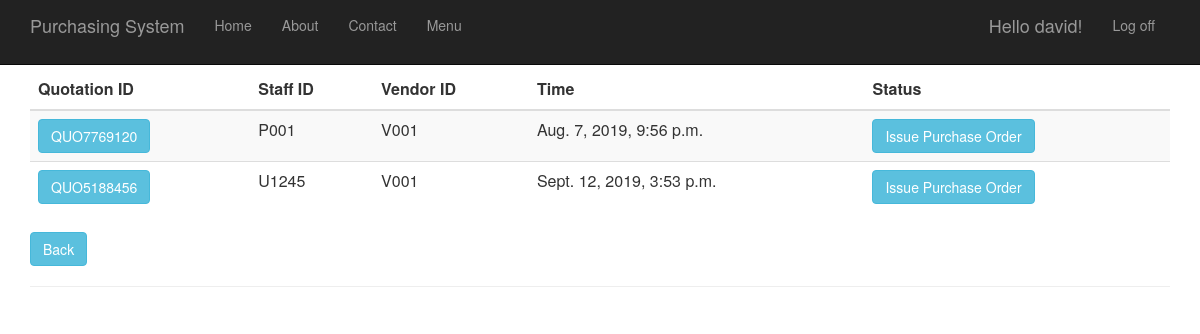
/quotationhistory (signed in), run on the app's committed database.
### Quotation/models.py (models this page shows, shortened)
class Quotation(models.Model):
    quotation_id = models.CharField(primary_key=True, max_length=10)
    time_created = models.DateTimeField()
    description = models.TextField(null=True,default=None, blank=True)
    total_price = models.DecimalField(max_digits=10, decimal_places=2, default=Decimal('0.00'))
    person_id = models.ForeignKey(Person, on_delete = models.CASCADE)
    vendor_id = models.ForeignKey(Vendor, on_delete = models.CASCADE)
    request_for_quotation_id = models.OneToOneField(RequestForQuotation, on_delete = models.CASCADE)
    ref_id = models.CharField(max_length=20,null=True,default=None, blank=True )

### app/models.py (models this page shows, shortened)
class Person(models.Model):
    user_id = models.OneToOneField(User)
    person_id = models.CharField(primary_key=True, max_length=10)
    person_name = models.TextField()
    person_address = models.TextField()
    person_phone_number = models.TextField()
    person_role = models.TextField(default = 'MANAGER')

class Vendor(models.Model):
    vendor_id = models.CharField(primary_key=True, max_length=10)
    vendor_name = models.TextField()
    vendor_phone_number = models.TextField()
    vendor_address = models.TextField()
    vendor_email = models.TextField()
    def __str__(self):
        return str(self.vendor_id)

### Quotation/views.py (the view)
# urls.py: url(r'^quotationhistory', Quotation.views.quotationhistory, name="quotation_history"),
def quotationhistory(request):
    quotations = Quotation.objects.all()
    context = {
            'title':'Quotation History',
            'rows':quotations
        }
    return render(request,'Quotation/quotationhistory.html',context)

### Quotation/templates/Quotation/quotationhistory.html
﻿{% extends "app/layout.html" %}
{% block content %}
<div class="purchaseorderhistory margintop" action="menu">
    <form action="quotationhistorydetails" method="GET">
        <table class="table table-striped margintop">
            <thead>
                <tr>
                    <th scope="col">Quotation ID</th>
                    <th scope="col">Staff ID</th>
                    <th scope="col">Vendor ID</th>
                    <th scope="col">Time</th>
                    <th scope="col">Status</th>
                </tr>
            </thead>
            <tbody>
                {% for r in rows %}
                <tr>
                    <td><button type="submit" name="quo_id" value="{{r.quotation_id}}" class="btn btn-info">{{r.quotation_id}}</button></td>
                    <td>{{r.person_id.person_id}}</td>
                    <td>{{r.vendor_id}}</td>
                    <td>{{r.time_created}}</td>
                    <td><button type="submit" name="quo_id" value="{{r.quotation_id}}" class="btn btn-info buttonsize1">Issue Purchase Order</button></td>
                </tr>
                {% endfor %}
            </tbody>
        </table>
        <div class="margintop">
            <a type="submit" class="btn btn-info" href="/menu">Back</a>
        </div>
    </form>
</div>
{% endblock %}

### app/templates/app/loginpartial.html (shortened to what this page needs)
{% if user.is_authenticated %}
<form id="logoutForm" action="/logout" method="post" class="navbar-right">
    <ul class="nav navbar-nav navbar-right">
        <li><span class="navbar-brand">Hello {{ user.username }}!</span></li>
        <li><a href="javascript:document.getElementById('logoutForm').submit()">Log off</a></li>
    </ul>
</form>
{% else %}
<ul class="nav navbar-nav navbar-right">
    <li><a href="{% url 'login' %}">Log in</a></li>
</ul>
{% endif %}

### app/static/app/content/site.css (style rules this page uses)
body { padding-top: 50px; padding-bottom: 20px; }

### data on the page
Quotation: quotation_id "QUO7769120", person_id.person_id "P001", vendor_id "V001", time_created "Aug. 7, 2019, 9:56 p.m."
Quotation: quotation_id "QUO5188456", person_id.person_id "U1245", vendor_id "V001", time_created "Sept. 12, 2019, 3:53 p.m."

### other printed values
{{ user.username }} "david"
